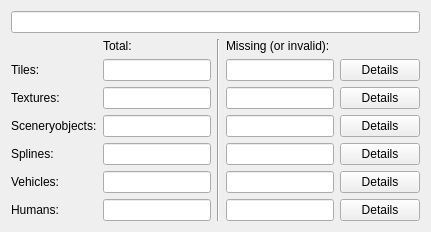
      <widget class="QWidget" name="tabOverview">
       <property name="toolTip">
        <string>Overview and statistics about the map</string>
       </property>
       <attribute name="title">
        <string>Overview</string>
       </attribute>
       <layout class="QHBoxLayout" name="horizontalLayout_4">
        <property name="sizeConstraint">
         <enum>QLayout::SetDefaultConstraint</enum>
        </property>
        <item>
         <layout class="QGridLayout" name="gridLayout">
          <property name="sizeConstraint">
           <enum>QLayout::SetDefaultConstraint</enum>
          </property>
          <item row="5" column="1">
           <widget class="QLineEdit" name="ledTotalObjects">
            <property name="toolTip">
             <string/>
            </property>
            <property name="readOnly">
             <bool>true</bool>
            </property>
           </widget>
          </item>
          <item row="8" column="6">
           <widget class="QPushButton" name="btnHumansDetails">
            <property name="enabled">
             <bool>true</bool>
            </property>
            <property name="toolTip">
             <string/>
            </property>
            <property name="text">
             <string>Details</string>
            </property>
            <property name="icon">
             <iconset resource="../../ressources.qrc">
              <normaloff>:/rec/data/icons/iconAttention.svg</normaloff>:/rec/data/icons/iconAttention.svg</iconset>
            </property>
           </widget>
          </item>
          <item row="3" column="1">
           <widget class="QLineEdit" name="ledTotalTiles">
            <property name="toolTip">
             <string/>
            </property>
            <property name="readOnly">
             <bool>true</bool>
            </property>
           </widget>
          </item>
          <item row="7" column="3" colspan="3">
           <layout class="QHBoxLayout" name="horizontalLayout_9">
            <item>
             <widget class="QLineEdit" name="ledMissingVehicles">
              <property name="enabled">
               <bool>true</bool>
              </property>
              <property name="toolTip">
               <string/>
              </property>
              <property name="readOnly">
               <bool>true</bool>
              </property>
             </widget>
            </item>
           </layout>
          </item>
          <item row="2" column="1">
           <widget class="QLabel" name="lblTotal">
            <property name="toolTip">
             <string/>
            </property>
            <property name="text">
             <string>Total:</string>
            </property>
           </widget>
          </item>
          <item row="4" column="3" colspan="3">
           <widget class="QLineEdit" name="ledMissingTextures">
            <property name="enabled">
             <bool>true</bool>
            </property>
            <property name="toolTip">
             <string/>
            </property>
           </widget>
          </item>
          <item row="7" column="1">
           <widget class="QLineEdit" name="ledTotalVehicles">
            <property name="enabled">
             <bool>true</bool>
            </property>
            <property name="toolTip">
             <string/>
            </property>
            <property name="readOnly">
             <bool>true</bool>
            </property>
           </widget>
          </item>
          <item row="3" column="0">
           <widget class="QLabel" name="lblTiles">
            <property name="toolTip">
             <string/>
            </property>
            <property name="text">
             <string>Tiles:</string>
            </property>
            <property name="buddy">
             <cstring>ledTotalTiles</cstring>
            </property>
           </widget>
          </item>
          <item row="2" column="2" rowspan="7">
           <widget class="Line" name="line_2">
            <property name="toolTip">
             <string/>
            </property>
            <property name="orientation">
             <enum>Qt::Vertical</enum>
            </property>
           </widget>
          </item>
          <item row="0" column="0" rowspan="2" colspan="7">
           <widget class="QLineEdit" name="ledMapName">
            <property name="font">
             <font>
              <weight>75</weight>
              <bold>true</bold>
             </font>
            </property>
            <property name="toolTip">
             <string/>
            </property>
            <property name="alignment">
             <set>Qt::AlignCenter</set>
            </property>
            <property name="readOnly">
             <bool>true</bool>
            </property>
           </widget>
          </item>
          <item row="5" column="3" colspan="3">
           <layout class="QHBoxLayout" name="horizontalLayout_7">
            <item>
             <widget class="QLineEdit" name="ledMissingObjects">
              <property name="toolTip">
               <string/>
              </property>
              <property name="readOnly">
               <bool>true</bool>
              </property>
             </widget>
            </item>
           </layout>
          </item>
          <item row="7" column="0">
           <widget class="QLabel" name="lblVehicles">
            <property name="enabled">
             <bool>true</bool>
            </property>
            <property name="toolTip">
             <string/>
            </property>
            <property name="text">
             <string>Vehicles:</string>
            </property>
            <property name="buddy">
             <cstring>ledTotalVehicles</cstring>
            </property>
           </widget>
          </item>
          <item row="6" column="1">
           <widget class="QLineEdit" name="ledTotalSplines">
            <property name="toolTip">
             <string/>
            </property>
            <property name="readOnly">
             <bool>true</bool>
            </property>
           </widget>
          </item>
          <item row="8" column="1">
           <widget class="QLineEdit" name="ledTotalHumans">
            <property name="enabled">
             <bool>true</bool>
            </property>
            <property name="toolTip">
             <string/>
            </property>
            <property name="readOnly">
             <bool>true</bool>
            </property>
           </widget>
          </item>
          <item row="5" column="0">
           <widget class="QLabel" name="lblObjects">
            <property name="toolTip">
             <string/>
            </property>
            <property name="text">
             <string>Sceneryobjects:</string>
            </property>
            <property name="buddy">
             <cstring>ledTotalObjects</cstring>
            </property>
           </widget>
          </item>
          <item row="6" column="6">
           <widget class="QPushButton" name="btnSplinesDetails">
            <property name="toolTip">
             <string/>
            </property>
            <property name="text">
             <string>Details</string>
            </property>
            <property name="icon">
             <iconset resource="../../ressources.qrc">
              <normaloff>:/rec/data/icons/iconAttention.svg</normaloff>:/rec/data/icons/iconAttention.svg</iconset>
            </property>
           </widget>
          </item>
          <item row="6" column="0">
           <widget class="QLabel" name="lblSplines">
            <property name="toolTip">
             <string/>
            </property>
            <property name="text">
             <string>Splines:</string>
            </property>
            <property name="buddy">
             <cstring>ledTotalSplines</cstring>
            </property>
           </widget>
          </item>
          <item row="4" column="0">
           <widget class="QLabel" name="lblTextures">
            <property name="enabled">
             <bool>true</bool>
            </property>
            <property name="toolTip">
             <string/>
            </property>
            <property name="text">
             <string>Textures:</string>
            </property>
           </widget>
          </item>
          <item row="2" column="3" colspan="4">
           <widget class="QLabel" name="lblMissing">
            <property name="toolTip">
             <string/>
            </property>
            <property name="text">
             <string>Missing (or invalid):</string>
            </property>
           </widget>
          </item>
          <item row="8" column="3" colspan="3">
           <layout class="QHBoxLayout" name="horizontalLayout_12">
            <item>
             <widget class="QLineEdit" name="ledMissingHumans">
              <property name="enabled">
               <bool>true</bool>
              </property>
              <property name="toolTip">
               <string/>
              </property>
              <property name="readOnly">
               <bool>true</bool>
              </property>
             </widget>
            </item>
           </layout>
          </item>
          <item row="6" column="3" colspan="3">
           <layout class="QHBoxLayout" name="horizontalLayout_8">
            <item>
             <widget class="QLineEdit" name="ledMissingSplines">
              <property name="toolTip">
               <string/>
              </property>
              <property name="readOnly">
               <bool>true</bool>
              </property>
             </widget>
            </item>
           </layout>
          </item>
          <item row="3" column="3" colspan="3">
           <layout class="QHBoxLayout" name="horizontalLayout_6">
            <item>
             <widget class="QLineEdit" name="ledMissingTiles">
              <property name="toolTip">
               <string/>
              </property>
              <property name="readOnly">
               <bool>true</bool>
              </property>
             </widget>
            </item>
           </layout>
          </item>
          <item row="5" column="6">
           <widget class="QPushButton" name="btnObjectsDetails">
            <property name="toolTip">
             <string/>
            </property>
            <property name="text">
             <string>Details</string>
            </property>
            <property name="icon">
             <iconset resource="../../ressources.qrc">
              <normaloff>:/rec/data/icons/iconAttention.svg</normaloff>:/rec/data/icons/iconAttention.svg</iconset>
            </property>
           </widget>
          </item>
          <item row="4" column="1">
           <widget class="QLineEdit" name="ledTotalTextures">
            <property name="enabled">
             <bool>true</bool>
            </property>
            <property name="toolTip">
             <string/>
            </property>
           </widget>
          </item>
          <item row="4" column="6">
           <widget class="QPushButton" name="btnTexturesDetails">
            <property name="enabled">
             <bool>true</bool>
            </property>
            <property name="toolTip">
             <string/>
            </property>
            <property name="text">
             <string>Details</string>
            </property>
            <property name="icon">
             <iconset resource="../../ressources.qrc">
              <normaloff>:/rec/data/icons/iconAttention.svg</normaloff>:/rec/data/icons/iconAttention.svg</iconset>
            </property>
           </widget>
          </item>
          <item row="3" column="6">
           <widget class="QPushButton" name="btnTilesDetails">
            <property name="sizePolicy">
             <sizepolicy hsizetype="Minimum" vsizetype="Fixed">
              <horstretch>0</horstretch>
              <verstretch>0</verstretch>
             </sizepolicy>
            </property>
            <property name="minimumSize">
             <size>
              <width>0</width>
              <height>0</height>
             </size>
            </property>
            <property name="toolTip">
             <string/>
            </property>
            <property name="whatsThis">
             <string/>
            </property>
            <property name="text">
             <string>Details</string>
            </property>
            <property name="icon">
             <iconset resource="../../ressources.qrc">
              <normaloff>:/rec/data/icons/iconAttention.svg</normaloff>:/rec/data/icons/iconAttention.svg</iconset>
            </property>
           </widget>
          </item>
          <item row="8" column="0">
           <widget class="QLabel" name="lblHumans">
            <property name="enabled">
             <bool>true</bool>
            </property>
            <property name="toolTip">
             <string/>
            </property>
            <property name="text">
             <string>Humans:</string>
            </property>
            <property name="buddy">
             <cstring>ledTotalHumans</cstring>
            </property>
           </widget>
          </item>
          <item row="7" column="6">
           <widget class="QPushButton" name="btnVehiclesDetails">
            <property name="enabled">
             <bool>true</bool>
            </property>
            <property name="toolTip">
             <string/>
            </property>
            <property name="text">
             <string>Details</string>
            </property>
            <property name="icon">
             <iconset resource="../../ressources.qrc">
              <normaloff>:/rec/data/icons/iconAttention.svg</normaloff>:/rec/data/icons/iconAttention.svg</iconset>
            </property>
           </widget>
          </item>
         </layout>
        </item>
       </layout>
      </widget>
